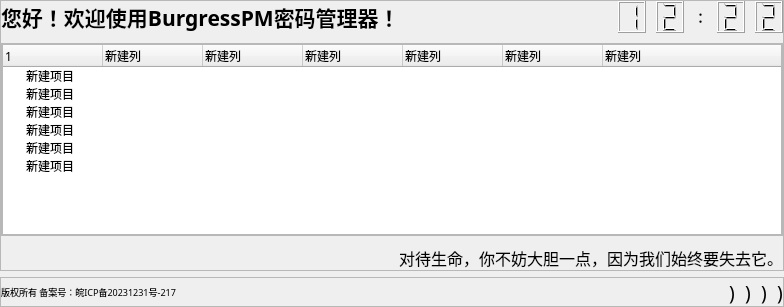
            <widget class="QWidget" name="page_home">
             <layout class="QGridLayout" name="gridLayout_2">
              <property name="leftMargin">
               <number>0</number>
              </property>
              <property name="topMargin">
               <number>0</number>
              </property>
              <property name="rightMargin">
               <number>0</number>
              </property>
              <property name="bottomMargin">
               <number>0</number>
              </property>
              <item row="0" column="0">
               <layout class="QVBoxLayout" name="verticalLayout_home_main">
                <item>
                 <widget class="QFrame" name="frame_home_content">
                  <property name="sizePolicy">
                   <sizepolicy hsizetype="Preferred" vsizetype="Expanding">
                    <horstretch>0</horstretch>
                    <verstretch>9</verstretch>
                   </sizepolicy>
                  </property>
                  <property name="font">
                   <font>
                    <family>幼圆</family>
                   </font>
                  </property>
                  <property name="frameShape">
                   <enum>QFrame::StyledPanel</enum>
                  </property>
                  <property name="frameShadow">
                   <enum>QFrame::Raised</enum>
                  </property>
                  <layout class="QVBoxLayout" name="verticalLayout_8">
                   <property name="spacing">
                    <number>10</number>
                   </property>
                   <property name="leftMargin">
                    <number>0</number>
                   </property>
                   <property name="topMargin">
                    <number>0</number>
                   </property>
                   <property name="rightMargin">
                    <number>0</number>
                   </property>
                   <property name="bottomMargin">
                    <number>0</number>
                   </property>
                   <item>
                    <layout class="QHBoxLayout" name="horizontalLayout_home_content_top">
                     <item>
                      <widget class="QLabel" name="label_home_welcome">
                       <property name="font">
                        <font>
                         <family>华文彩云</family>
                         <pointsize>16</pointsize>
                         <weight>75</weight>
                         <italic>false</italic>
                         <bold>true</bold>
                        </font>
                       </property>
                       <property name="text">
                        <string>您好！欢迎使用BurgressPM密码管理器！</string>
                       </property>
                      </widget>
                     </item>
                     <item>
                      <spacer name="horizontalSpacer_3">
                       <property name="orientation">
                        <enum>Qt::Horizontal</enum>
                       </property>
                       <property name="sizeHint" stdset="0">
                        <size>
                         <width>208</width>
                         <height>20</height>
                        </size>
                       </property>
                      </spacer>
                     </item>
                     <item>
                      <layout class="QGridLayout" name="gridLayout_3">
                       <item row="0" column="1">
                        <widget class="QLCDNumber" name="lcdNumber_2">
                         <property name="digitCount">
                          <number>1</number>
                         </property>
                         <property name="value" stdset="0">
                          <double>2.000000000000000</double>
                         </property>
                        </widget>
                       </item>
                       <item row="0" column="3">
                        <widget class="QLCDNumber" name="lcdNumber_5">
                         <property name="digitCount">
                          <number>1</number>
                         </property>
                         <property name="value" stdset="0">
                          <double>2.000000000000000</double>
                         </property>
                        </widget>
                       </item>
                       <item row="0" column="2">
                        <widget class="QLabel" name="label_home_colon">
                         <property name="font">
                          <font>
                           <family>Algerian</family>
                           <pointsize>10</pointsize>
                           <weight>75</weight>
                           <bold>true</bold>
                          </font>
                         </property>
                         <property name="text">
                          <string>：</string>
                         </property>
                         <property name="alignment">
                          <set>Qt::AlignCenter</set>
                         </property>
                        </widget>
                       </item>
                       <item row="0" column="4">
                        <widget class="QLCDNumber" name="lcdNumber_6">
                         <property name="digitCount">
                          <number>1</number>
                         </property>
                         <property name="value" stdset="0">
                          <double>2.000000000000000</double>
                         </property>
                        </widget>
                       </item>
                       <item row="0" column="0">
                        <widget class="QLCDNumber" name="lcdNumber_1">
                         <property name="digitCount">
                          <number>1</number>
                         </property>
                         <property name="value" stdset="0">
                          <double>1.000000000000000</double>
                         </property>
                        </widget>
                       </item>
                      </layout>
                     </item>
                    </layout>
                   </item>
                   <item>
                    <widget class="QFrame" name="frame_home_tree">
                     <property name="frameShape">
                      <enum>QFrame::StyledPanel</enum>
                     </property>
                     <property name="frameShadow">
                      <enum>QFrame::Raised</enum>
                     </property>
                     <layout class="QHBoxLayout" name="horizontalLayout_5">
                      <property name="spacing">
                       <number>0</number>
                      </property>
                      <property name="leftMargin">
                       <number>0</number>
                      </property>
                      <property name="topMargin">
                       <number>0</number>
                      </property>
                      <property name="rightMargin">
                       <number>0</number>
                      </property>
                      <property name="bottomMargin">
                       <number>0</number>
                      </property>
                      <item>
                       <widget class="QTreeWidget" name="treeWidget_home">
                        <column>
                         <property name="text">
                          <string>1</string>
                         </property>
                        </column>
                        <column>
                         <property name="text">
                          <string>新建列</string>
                         </property>
                        </column>
                        <column>
                         <property name="text">
                          <string>新建列</string>
                         </property>
                        </column>
                        <column>
                         <property name="text">
                          <string>新建列</string>
                         </property>
                        </column>
                        <column>
                         <property name="text">
                          <string>新建列</string>
                         </property>
                        </column>
                        <column>
                         <property name="text">
                          <string>新建列</string>
                         </property>
                        </column>
                        <column>
                         <property name="text">
                          <string>新建列</string>
                         </property>
                        </column>
                        <item>
                         <property name="text">
                          <string>新建项目</string>
                         </property>
                        </item>
                        <item>
                         <property name="text">
                          <string>新建项目</string>
                         </property>
                        </item>
                        <item>
                         <property name="text">
                          <string>新建项目</string>
                         </property>
                        </item>
                        <item>
                         <property name="text">
                          <string>新建项目</string>
                         </property>
                        </item>
                        <item>
                         <property name="text">
                          <string>新建项目</string>
                         </property>
                        </item>
                        <item>
                         <property name="text">
                          <string>新建项目</string>
                         </property>
                        </item>
                       </widget>
                      </item>
                     </layout>
                    </widget>
                   </item>
                   <item>
                    <layout class="QHBoxLayout" name="horizontalLayout_7">
                     <item>
                      <spacer name="horizontalSpacer_4">
                       <property name="orientation">
                        <enum>Qt::Horizontal</enum>
                       </property>
                       <property name="sizeHint" stdset="0">
                        <size>
                         <width>328</width>
                         <height>20</height>
                        </size>
                       </property>
                      </spacer>
                     </item>
                     <item>
                      <widget class="QLabel" name="label_home_say">
                       <property name="font">
                        <font>
                         <family>华文彩云</family>
                         <pointsize>12</pointsize>
                        </font>
                       </property>
                       <property name="layoutDirection">
                        <enum>Qt::RightToLeft</enum>
                       </property>
                       <property name="text">
                        <string>对待生命，你不妨大胆一点，因为我们始终要失去它。</string>
                       </property>
                       <property name="alignment">
                        <set>Qt::AlignRight|Qt::AlignTrailing|Qt::AlignVCenter</set>
                       </property>
                      </widget>
                     </item>
                    </layout>
                   </item>
                  </layout>
                 </widget>
                </item>
                <item>
                 <widget class="QFrame" name="frame_home_bottom">
                  <property name="sizePolicy">
                   <sizepolicy hsizetype="Preferred" vsizetype="Expanding">
                    <horstretch>0</horstretch>
                    <verstretch>1</verstretch>
                   </sizepolicy>
                  </property>
                  <property name="maximumSize">
                   <size>
                    <width>16777215</width>
                    <height>30</height>
                   </size>
                  </property>
                  <property name="frameShape">
                   <enum>QFrame::StyledPanel</enum>
                  </property>
                  <property name="frameShadow">
                   <enum>QFrame::Raised</enum>
                  </property>
                  <layout class="QHBoxLayout" name="horizontalLayout_6">
                   <property name="spacing">
                    <number>10</number>
                   </property>
                   <property name="leftMargin">
                    <number>0</number>
                   </property>
                   <property name="topMargin">
                    <number>0</number>
                   </property>
                   <property name="rightMargin">
                    <number>0</number>
                   </property>
                   <property name="bottomMargin">
                    <number>0</number>
                   </property>
                   <item>
                    <widget class="QLabel" name="label_home_left">
                     <property name="font">
                      <font>
                       <family>楷体</family>
                       <pointsize>7</pointsize>
                      </font>
                     </property>
                     <property name="text">
                      <string>版权所有 备案号：皖ICP备20231231号-217</string>
                     </property>
                    </widget>
                   </item>
                   <item>
                    <spacer name="horizontalSpacer_home_bottom_right">
                     <property name="orientation">
                      <enum>Qt::Horizontal</enum>
                     </property>
                     <property name="sizeHint" stdset="0">
                      <size>
                       <width>428</width>
                       <height>20</height>
                      </size>
                     </property>
                    </spacer>
                   </item>
                   <item>
                    <layout class="QHBoxLayout" name="horizontalLayout_home_bottom_label">
                     <property name="spacing">
                      <number>10</number>
                     </property>
                     <item>
                      <widget class="QLabel" name="label">
                       <property name="font">
                        <font>
                         <family>Social Media Circled</family>
                         <pointsize>14</pointsize>
                        </font>
                       </property>
                       <property name="text">
                        <string>)</string>
                       </property>
                       <property name="alignment">
                        <set>Qt::AlignCenter</set>
                       </property>
                      </widget>
                     </item>
                     <item>
                      <widget class="QLabel" name="label_2">
                       <property name="font">
                        <font>
                         <family>Social Media Circled</family>
                         <pointsize>14</pointsize>
                        </font>
                       </property>
                       <property name="text">
                        <string>)</string>
                       </property>
                       <property name="alignment">
                        <set>Qt::AlignCenter</set>
                       </property>
                      </widget>
                     </item>
                     <item>
                      <widget class="QLabel" name="label_3">
                       <property name="font">
                        <font>
                         <family>Social Media Circled</family>
                         <pointsize>14</pointsize>
                        </font>
                       </property>
                       <property name="text">
                        <string>)</string>
                       </property>
                       <property name="alignment">
                        <set>Qt::AlignCenter</set>
                       </property>
                      </widget>
                     </item>
                     <item>
                      <widget class="QLabel" name="label_4">
                       <property name="font">
                        <font>
                         <family>Social Media Circled</family>
                         <pointsize>14</pointsize>
                        </font>
                       </property>
                       <property name="text">
                        <string>)</string>
                       </property>
                       <property name="alignment">
                        <set>Qt::AlignCenter</set>
                       </property>
                      </widget>
                     </item>
                    </layout>
                   </item>
                  </layout>
                 </widget>
                </item>
               </layout>
              </item>
             </layout>
            </widget>
